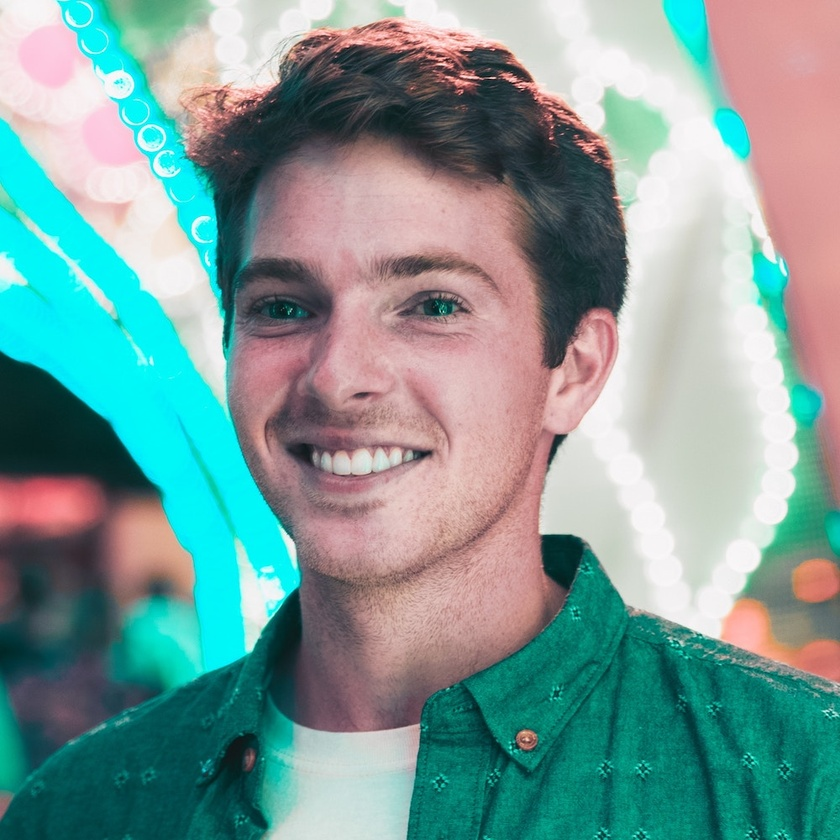
#> input picture img/leo.jpg, 840 x 840 px, shrunk from 1000 x 1000 before the run
$ python image_enhance_brightness.py
#> lines starting #> are read from the running program, lines starting #| are printed output that depends on the picture
from PIL import Image, ImageEnhance
# Opening Image
im =Image.open("../img/leo.jpg")
#> im is the input picture: PIL image 840x840 RGB; mean R, G, B 122.1, 154.9, 151.6
# Creating object of Color class
im3 = ImageEnhance.Brightness(im)

# showing resultant image
im3.enhance(1.0).show() # original image
im3.enhance(3.0).show()
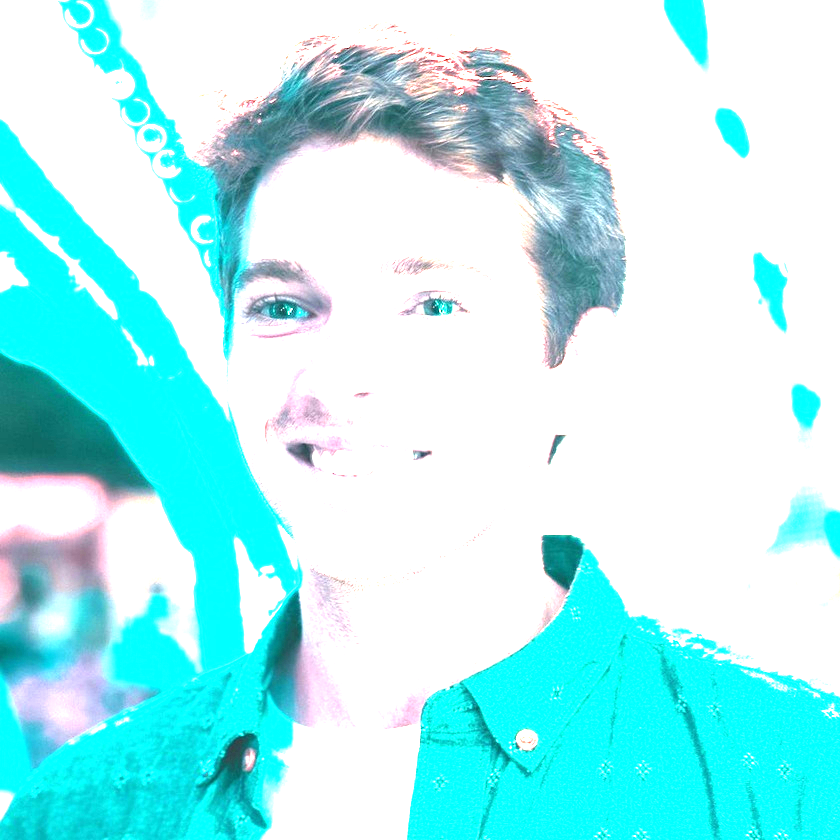
#> shown: PIL image 840x840 RGB; mean R, G, B 170.7, 241, 243.1
im3.enhance(10.0).show() # white image
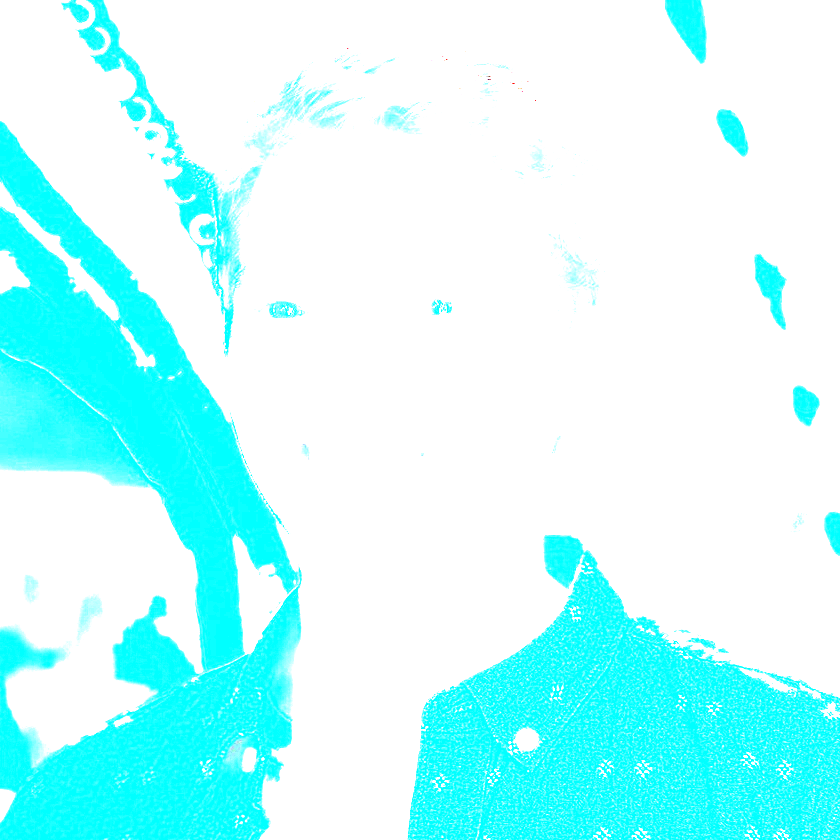
#> shown: PIL image 840x840 RGB; mean R, G, B 191.1, 255, 255

$ run again, with img/1.jpg copied over img/leo.jpg
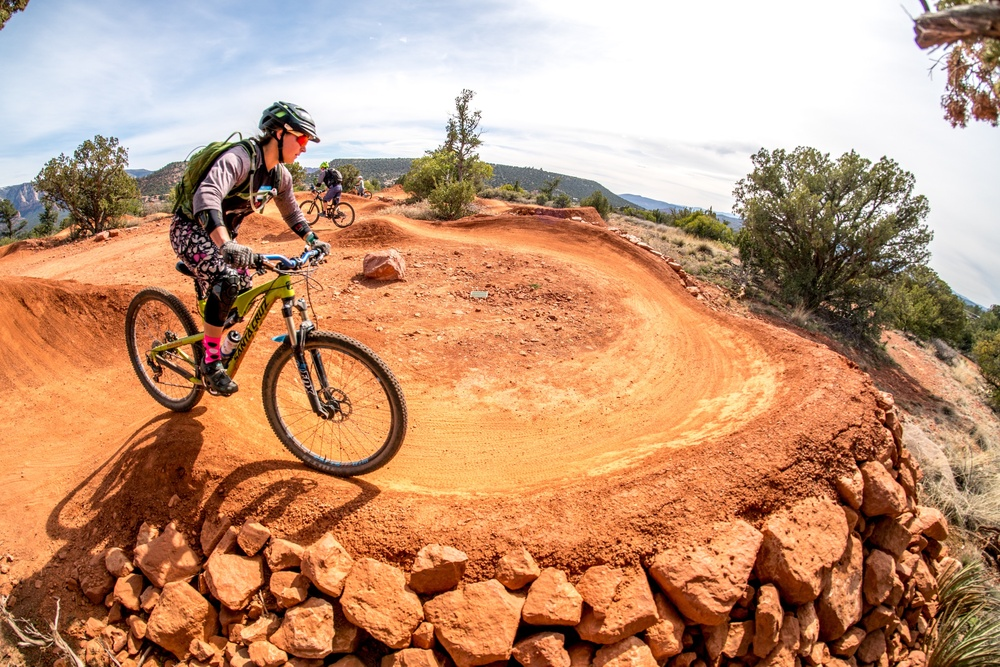
#> input picture img/1.jpg, 1000 x 667 px, shrunk from 3000 x 2000 before the run
#> im is the input picture: PIL image 1000x667 RGB; mean R, G, B 192, 147.3, 117.4
#> `im3.enhance(3.0).show()`:
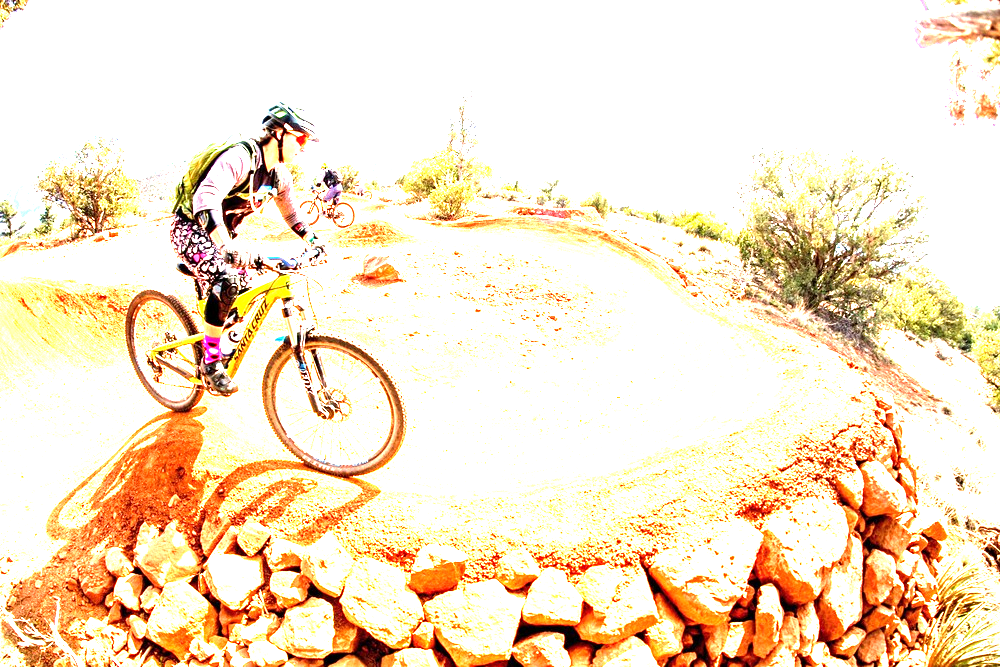
#> shown: PIL image 1000x667 RGB; mean R, G, B 245.4, 226.7, 200.9
#> `im3.enhance(10.0).show()`:
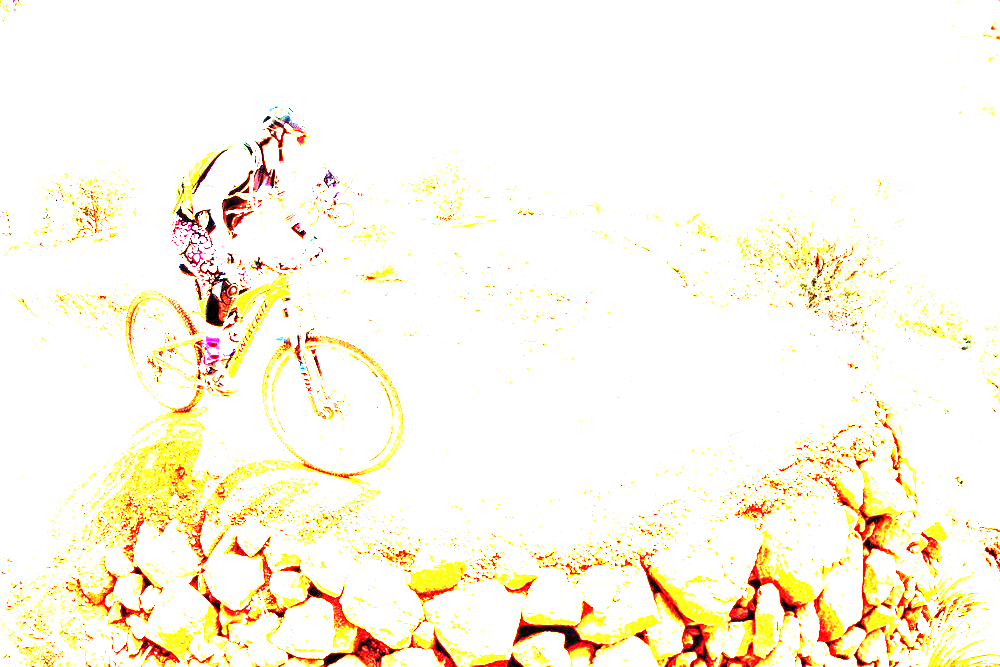
#> shown: PIL image 1000x667 RGB; mean R, G, B 252.9, 246.5, 230

$ run again, with img/2.jpg copied over img/leo.jpg
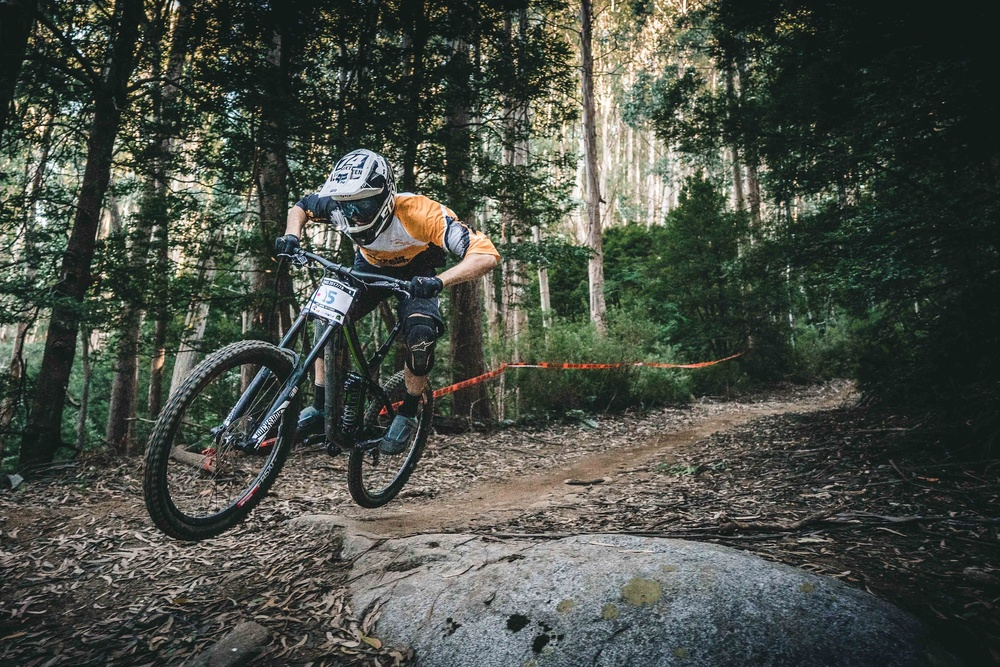
#> input picture img/2.jpg, 1000 x 667 px, shrunk from 3000 x 2001 before the run
#> im is the input picture: PIL image 1000x667 RGB; mean R, G, B 72.2, 77.4, 69.2
#> `im3.enhance(3.0).show()`:
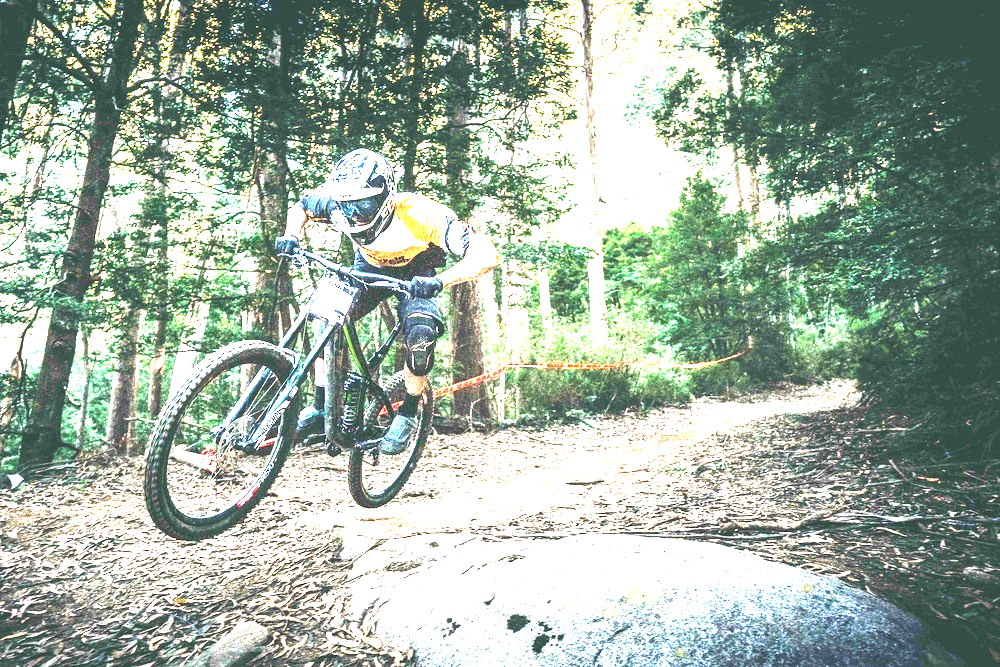
#> shown: PIL image 1000x667 RGB; mean R, G, B 158.1, 174.2, 160.5
#> `im3.enhance(10.0).show()`:
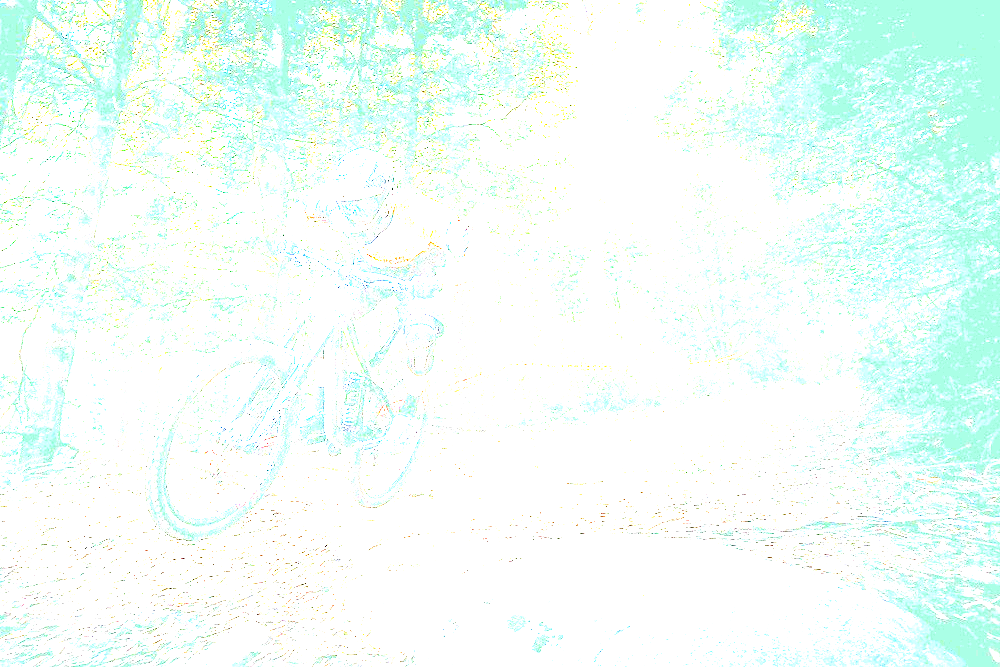
#> shown: PIL image 1000x667 RGB; mean R, G, B 239.9, 254.1, 249.4

$ run again, with img/3.jpg copied over img/leo.jpg
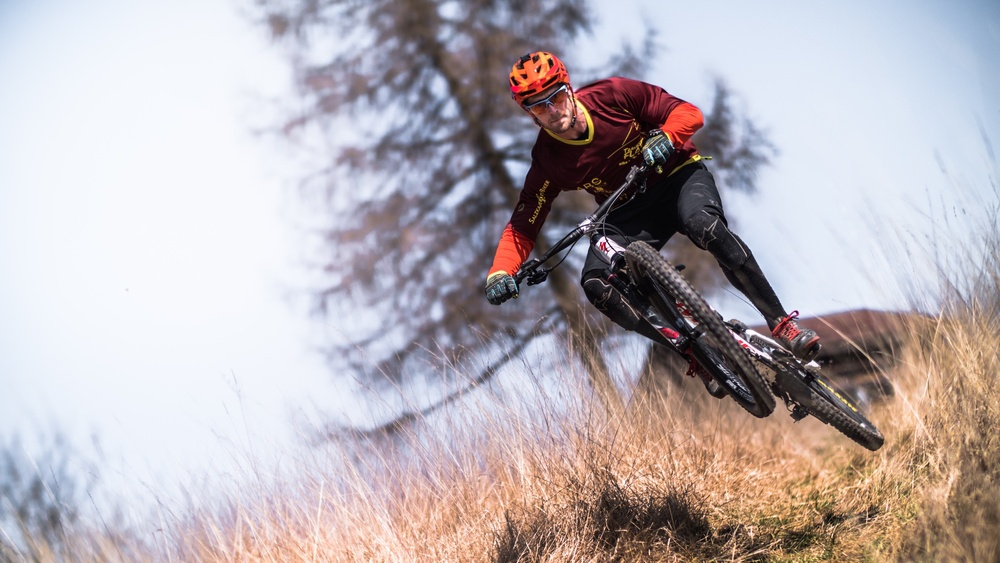
#> input picture img/3.jpg, 1000 x 563 px, shrunk from 3000 x 1688 before the run
#> im is the input picture: PIL image 1000x563 RGB; mean R, G, B 185, 176.7, 180.6
#> `im3.enhance(3.0).show()`:
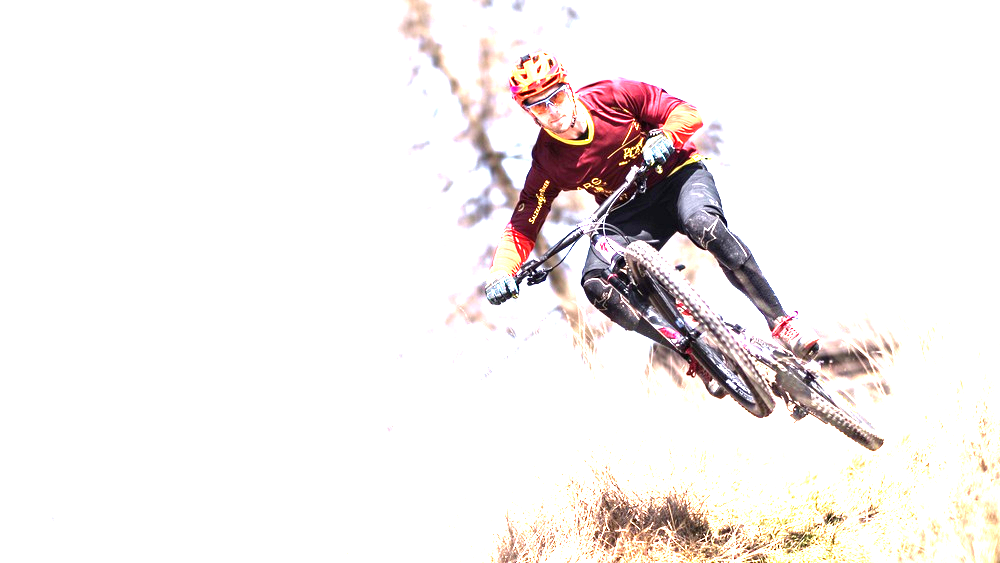
#> shown: PIL image 1000x563 RGB; mean R, G, B 242.9, 238, 236.9
#> `im3.enhance(10.0).show()`:
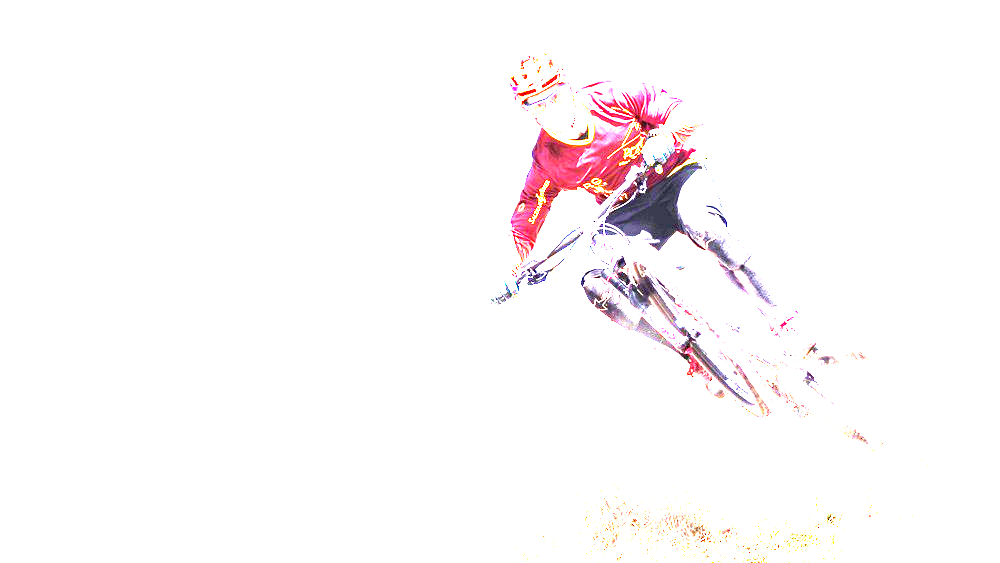
#> shown: PIL image 1000x563 RGB; mean R, G, B 252.4, 249, 250
